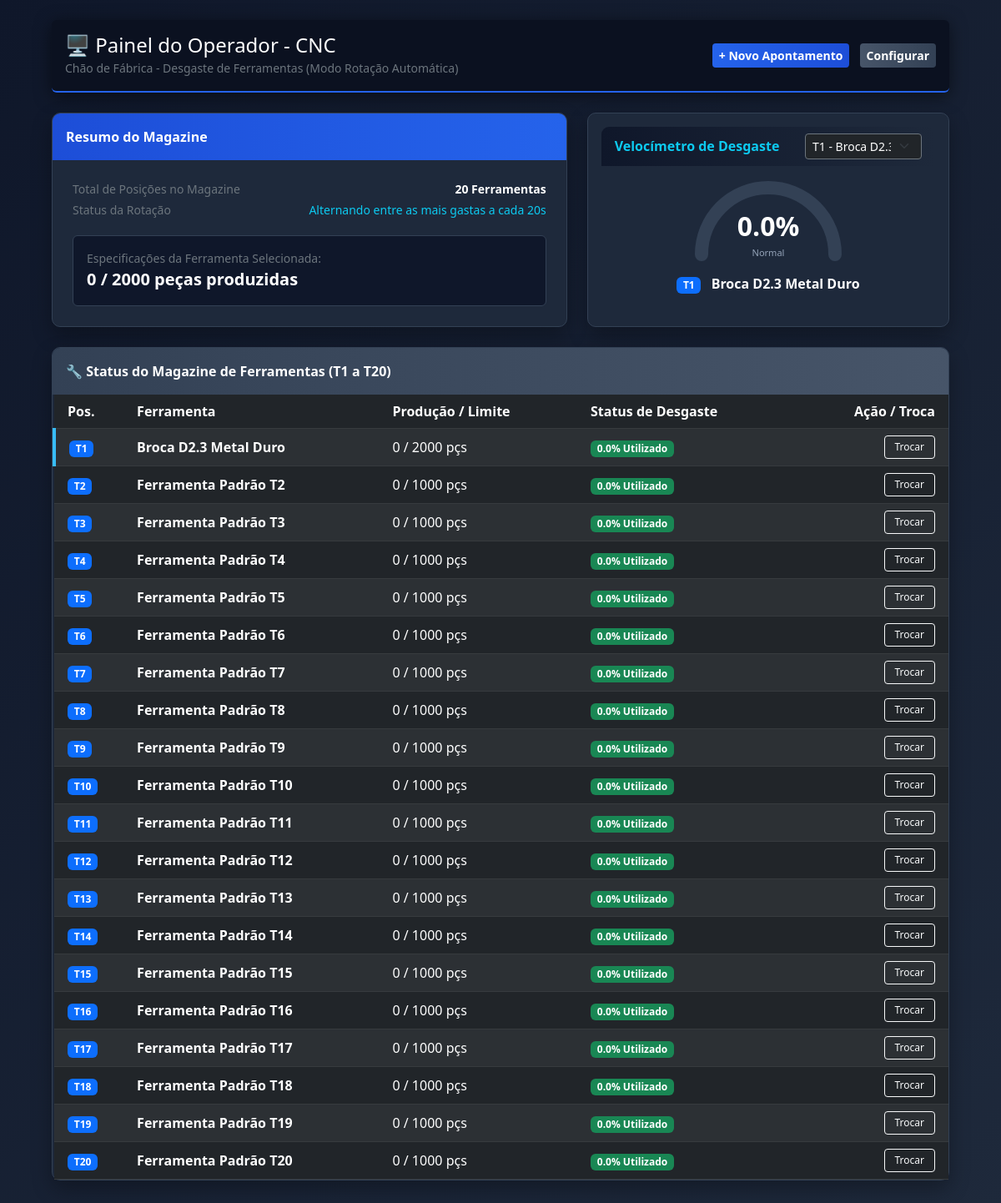
The page / on the database its author committed.
### tables this page shows
CREATE TABLE ferramentas (
            posicao TEXT PRIMARY KEY,
            nome TEXT NOT NULL,
            pecas_produzidas INTEGER DEFAULT 0,
            vida_util_limite INTEGER DEFAULT 1000
        );

### routes/operador.py (the view)
@operador_bp.route('/')
def index():
    conn = get_db_connection()
    ferramentas = conn.execute('SELECT * FROM ferramentas ORDER BY CAST(SUBSTR(posicao, 2) AS INTEGER)').fetchall()
    produtos = conn.execute('SELECT * FROM produtos ORDER BY id DESC').fetchall()
    conn.close()
    return render_template('index.html', ferramentas=ferramentas, produtos=produtos)

### database.py (called while the page is built)
def get_db_connection():
    conn = sqlite3.connect('banco.db')
    conn.row_factory = sqlite3.Row
    conn.execute('PRAGMA foreign_keys = ON')
    return conn

### templates/index.html (shortened to what this page needs)
<!DOCTYPE html>
<html lang="pt-BR">
<head>
    <link rel="stylesheet" href="https://cdn.jsdelivr.net/npm/bootstrap@5.3.0/dist/css/bootstrap.min.css">
    <link rel="stylesheet" href="{{ url_for('static', filename='css/style.css') }}">
</head>
<body class="py-4">
    <div class="container" style="max-width: 1100px;">
        <div class="d-flex justify-content-between align-items-center p-3 mb-4 navbar-custom rounded">
            <div>
                <h1 class="h4 mb-0 text-white">🖥️ Painel do Operador - CNC</h1>
                <small class="text-secondary">Chão de Fábrica - Desgaste de Ferramentas (Modo Rotação Automática)</small>
            </div>
            <div>
                <a href="{{ url_for('operador.tela_apontar') }}" class="btn btn-blue btn-sm me-2">+ Novo Apontamento</a>
                <a href="{{ url_for('admin.login') }}" class="btn btn-slate btn-sm">Configurar</a>
            </div>
        </div>
        <div class="row g-4 mb-4">
            <div class="col-md-7">
                <div class="card card-custom h-100">
                    <div class="card-header card-header-blue py-3">Resumo do Magazine</div>
                    <div class="card-body d-flex flex-column justify-content-center p-4">
                        <div class="mb-3">
                            <div class="d-flex justify-content-between text-secondary small mb-1">
                                <span>Total de Posições no Magazine</span>
                                <span class="text-white fw-bold">{{ ferramentas|length }} Ferramentas</span>
                            </div>
                            <div class="d-flex justify-content-between text-secondary small mb-1">
                                <span>Status da Rotação</span>
                                <span class="text-info">Alternando entre as mais gastas a cada 20s</span>
                            </div>
                        </div>
                        <div class="p-3 rounded" style="background-color: #0f172a; border: 1px solid #334155;">
                            <div class="text-secondary small">Especificações da Ferramenta Selecionada:</div>
                            <div id="detailSpecs" class="text-white fs-5 fw-semibold">- / - peças produzidas</div>
                        </div>
                    </div>
                </div>
            </div>
            <div class="col-md-5">
                <div class="card card-custom h-100 text-center p-3">
                    <div class="card-header card-header-dark py-2 border-0 bg-transparent d-flex justify-content-between align-items-center">
                        <span class="text-info fw-semibold">Velocímetro de Desgaste</span>
                        <select id="toolSelector" class="form-select form-select-sm bg-dark text-white border-secondary" style="max-width: 140px;" onchange="selectToolByDropdown(this.value, true)">
                            {% for f in ferramentas %}
                                <option value="{{ f.posicao }}">{{ f.posicao }} - {{ f.nome }}</option>
                            {% endfor %}
                        </select>
                    </div>
                    <div class="card-body d-flex flex-column justify-content-center align-items-center pt-0">
                        <div class="mt-2">
                            <span id="activeToolPos" class="badge bg-primary">T--</span>
                            <span id="activeToolName" class="text-white fw-bold ms-2">Selecione uma ferramenta</span>
                        </div>
                    </div>
                </div>
            </div>
        </div>
        <div class="card card-custom mb-4">
            <div class="card-header card-header-slate py-3">🔧 Status do Magazine de Ferramentas (T1 a T20)</div>
            <div class="card-body p-0">
                <div class="table-responsive">
                    <table class="table table-dark table-striped mb-0 align-middle">
                        <thead>
                            <tr>
                                <th class="ps-3">Pos.</th>
                                <th>Ferramenta</th>
                                <th>Produção / Limite</th>
                                <th>Status de Desgaste</th>
                                <th class="text-end pe-3">Ação / Troca</th>
                            </tr>
                        </thead>
                        <tbody>
                            {% for f in ferramentas %}
                                {% set pecas = f.pecas_produzidas if f.pecas_produzidas is not none else 0 %}
                                {% set limite = f.vida_util_limite if f.vida_util_limite is not none else 1 %}
                                {% set pct = (pecas / limite * 100) if limite > 0 else 0 %}
                                {% if pct > 100 %}{% set pct = 100 %}{% endif %}
                                <tr class="tool-row {% if loop.first %}selected{% endif %}"
                                    id="row_{{ f.posicao }}"
                                    data-posicao="{{ f.posicao }}"
                                    data-nome="{{ f.nome }}"
                                    data-produzidas="{{ pecas }}"
                                    data-limite="{{ limite }}"
                                    data-pct="{{ pct }}"
                                    onclick="handleRowClick(this)">
                                    <td class="ps-3"><span class="badge bg-primary">{{ f.posicao }}</span></td>
                                    <td class="fw-semibold text-white">{{ f.nome }}</td>
                                    <td>{{ pecas }} / {{ limite }} pçs</td>
                                    <td>
                                        <span class="badge {% if pct >= 90 %}bg-danger{% elif pct >= 75 %}bg-warning text-dark{% else %}bg-success{% endif %}">
                                            {{ "%.1f"|format(pct) }}% Utilizado
                                        </span>
                                    </td>
                                    <td class="text-end pe-3" onclick="event.stopPropagation()">
                                        <a href="{{ url_for('operador.trocar_ferramenta', posicao=f.posicao) }}" class="btn btn-sm btn-outline-light" style="font-size: 12px; padding: 4px 12px;">Trocar</a>
                                    </td>
                                </tr>
                            {% else %}
                                <tr>
                                    <td colspan="5" class="text-center text-muted py-4">Nenhuma ferramenta cadastrada no magazine.</td>
                                </tr>
                            {% endfor %}
                        </tbody>
                    </table>
                </div>
            </div>
        </div>
    </div>
</body>
</html>

### static/css/style.css (style rules this page uses)
body { background: linear-gradient(135deg, #0f172a 0%, #1e293b 100%); color: #f8fafc; min-height: 100vh; font-family: 'Segoe UI', Tahoma, Geneva, Verdana, sans-serif; }
.navbar-custom { background-color: #0b1120; border-bottom: 2px solid #2563eb; box-shadow: 0 4px 20px rgba(0, 0, 0, 0.5); }
.card-custom { background-color: #1e293b; border: 1px solid #334155; border-radius: 10px; box-shadow: 0 10px 25px rgba(0, 0, 0, 0.3); backdrop-filter: blur(10px); }
.card-header-blue { background: linear-gradient(90deg, #1d4ed8 0%, #2563eb 100%); color: #ffffff; border-bottom: none; border-radius: 9px 9px 0 0 !important; font-weight: 600; }
.card-header-slate { background: linear-gradient(90deg, #334155 0%, #475569 100%); color: #ffffff; border-bottom: none; border-radius: 9px 9px 0 0 !important; font-weight: 600; }
.card-header-dark { background: linear-gradient(90deg, #0f172a 0%, #1e293b 100%); color: #38bdf8; border-bottom: 1px solid #334155; border-radius: 9px 9px 0 0 !important; font-weight: 600; }
.form-control, .form-select { background-color: #0f172a; border: 1px solid #334155; color: #f8fafc; }
.btn-blue { background: linear-gradient(90deg, #2563eb 0%, #1d4ed8 100%); border: none; color: #ffffff; font-weight: 600; transition: all 0.3s ease; }
.btn-slate { background: linear-gradient(90deg, #475569 0%, #334155 100%); border: none; color: #ffffff; font-weight: 600; transition: all 0.3s ease; }

### templates/index.html (style rules this page uses)
.tool-row { cursor: pointer; transition: background-color 0.2s ease; }
.tool-row.selected { background-color: #1e3a8a !important; border-left: 4px solid #38bdf8; }

### rows shown on the page
ferramentas: posicao "T1", nome "Broca D2.3 Metal Duro", pecas_produzidas "0", vida_util_limite "2000", pct "0.0"
ferramentas: posicao "T2", nome "Ferramenta Padrão T2", pecas_produzidas "0", vida_util_limite "1000", pct "0.0"
ferramentas: posicao "T3", nome "Ferramenta Padrão T3", pecas_produzidas "0", vida_util_limite "1000", pct "0.0"
ferramentas: posicao "T4", nome "Ferramenta Padrão T4", pecas_produzidas "0", vida_util_limite "1000", pct "0.0"
ferramentas: posicao "T5", nome "Ferramenta Padrão T5", pecas_produzidas "0", vida_util_limite "1000", pct "0.0"
ferramentas: posicao "T6", nome "Ferramenta Padrão T6", pecas_produzidas "0", vida_util_limite "1000", pct "0.0"
ferramentas: posicao "T7", nome "Ferramenta Padrão T7", pecas_produzidas "0", vida_util_limite "1000", pct "0.0"
ferramentas: posicao "T8", nome "Ferramenta Padrão T8", pecas_produzidas "0", vida_util_limite "1000", pct "0.0"
ferramentas: posicao "T9", nome "Ferramenta Padrão T9", pecas_produzidas "0", vida_util_limite "1000", pct "0.0"
ferramentas: posicao "T10", nome "Ferramenta Padrão T10", pecas_produzidas "0", vida_util_limite "1000", pct "0.0"
ferramentas: posicao "T11", nome "Ferramenta Padrão T11", pecas_produzidas "0", vida_util_limite "1000", pct "0.0"
ferramentas: posicao "T12", nome "Ferramenta Padrão T12", pecas_produzidas "0", vida_util_limite "1000", pct "0.0"
ferramentas: posicao "T13", nome "Ferramenta Padrão T13", pecas_produzidas "0", vida_util_limite "1000", pct "0.0"
ferramentas: posicao "T14", nome "Ferramenta Padrão T14", pecas_produzidas "0", vida_util_limite "1000", pct "0.0"
ferramentas: posicao "T15", nome "Ferramenta Padrão T15", pecas_produzidas "0", vida_util_limite "1000", pct "0.0"
ferramentas: posicao "T16", nome "Ferramenta Padrão T16", pecas_produzidas "0", vida_util_limite "1000", pct "0.0"
ferramentas: posicao "T17", nome "Ferramenta Padrão T17", pecas_produzidas "0", vida_util_limite "1000", pct "0.0"
ferramentas: posicao "T18", nome "Ferramenta Padrão T18", pecas_produzidas "0", vida_util_limite "1000", pct "0.0"
ferramentas: posicao "T19", nome "Ferramenta Padrão T19", pecas_produzidas "0", vida_util_limite "1000", pct "0.0"
ferramentas: posicao "T20", nome "Ferramenta Padrão T20", pecas_produzidas "0", vida_util_limite "1000", pct "0.0"

### other values the page prints
{{ ferramentas|length }} "20"
form field value "T1 - Broca D2.3 Metal Duro"
